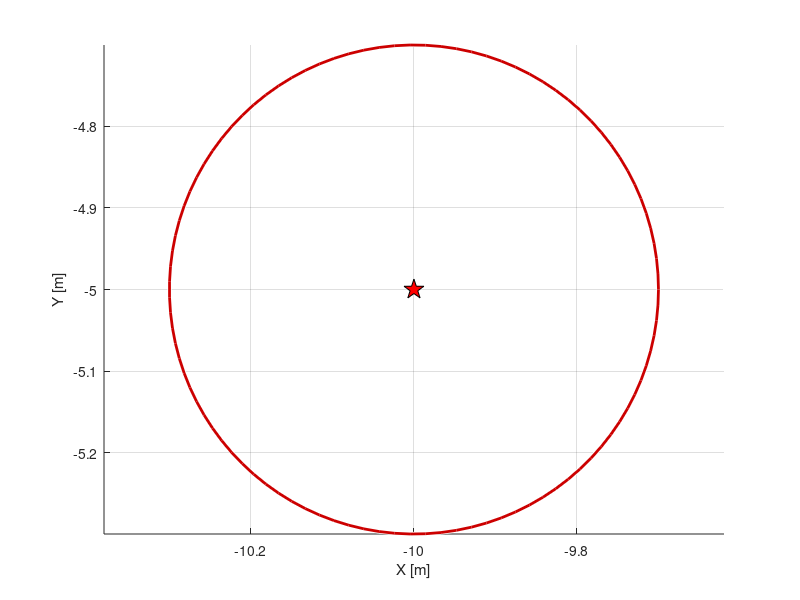

Write MATLAB code to recreate this figure. (Note: this script raises an error after producing the figure.)
%% TEST MULTI-SCENARIO
clear all; clc; close all;

%% CONFIGURAZIONE GLOBALE
% Parametri Modello
L = 1.2; Ts = 0.1; N = 30;

% Target [x; y]
y_target_pos = [-10; -5];

% TUNING
Q = diag([30, 30, 1, 0]);

R = diag([10, 50]);

C = eye(4);

% Vincoli acc/decc
du_min    = [-0.5; -0.1];
du_max    = [ 0.5;  0.1];

% Soglie di Stop
STOP_DIST      = 0.30;
TOLERANCE_POS  = 0.20;
RAMP_DIST      = 5.0;

%% DEFINIZIONE SCENARI
scenarios = [
    15,  20,  180;
    -20,  20, -90;
    -25, -15,   0;
    10, -20,  90;
    -5,   5, -45;
    -15,  -5,   0;
    -10, -15,  90;
    0,  -5, 180;
    ];

num_scenarios = size(scenarios, 1);
results = [];

figure('Color','w', 'Name', 'Asservimento Target Statico');
hold on; grid on; axis equal;
xlabel('X [m]'); ylabel('Y [m]');
viscircles(y_target_pos', STOP_DIST, 'Color', [0.8 0 0], 'LineStyle', '-');
plot(y_target_pos(1), y_target_pos(2), 'pk', 'MarkerSize', 15, 'MarkerFaceColor', 'r');

fprintf('Avvio Test \n\n');

%% CICLO DI SIMULAZIONE
for s = 1:num_scenarios
    sx = scenarios(s, 1); sy = scenarios(s, 2); st = deg2rad(scenarios(s, 3));
    x_current = [sx; sy; st; 0];
    u_prev    = [0; 0];

    history_x = [];
    converged = false;
    steps_taken = 0;

    % Congelo l'angolo finale
    final_approach_angle = 0;
    freeze_angle = false;

    fprintf('Scenario %d/%d...', s, num_scenarios);

    for t = 1:2000
        dist = norm(x_current(1:2) - y_target_pos);

        %DEADZONE
        if dist < TOLERANCE_POS
            u_opt = [0; 0];
            if t > 10 && norm(u_prev) < 0.05 && dist < STOP_DIST
                converged = true; steps_taken = t; break;
            end
        else
            % Calcolo Vettore Direzione
            dx_t = y_target_pos(1) - x_current(1);
            dy_t = y_target_pos(2) - x_current(2);

            %  Calcolo Angolo Desiderato (Punta sempre al target)
            if dist > 1.0
                desired_theta = atan2(dy_t, dx_t);
                final_approach_angle = desired_theta;
            else
                desired_theta = final_approach_angle;
            end
            current_y_ref = [y_target_pos(1); y_target_pos(2); desired_theta; 0];

            if dist > RAMP_DIST
                v_target = 3.0;
            else
                v_target = 0.2 + (3.0 - 0.2) * (dist / RAMP_DIST);
            end

            curr_u_max = [v_target;  0.2];
            curr_u_min = [-v_target; -0.2];

            % MPC
            delta_th = x_current(3) - desired_theta;
            delta_th_norm = atan2(sin(delta_th), cos(delta_th));

            x_mpc = x_current;
            x_mpc(3) = desired_theta + delta_th_norm;

            y_ref_Long = reshape(repmat(current_y_ref, 1, N), [], 1);

            try
                [u_opt, ~] = MPC_Linear(x_mpc, u_prev, y_ref_Long, N, Ts, L, Q, R,curr_u_min, curr_u_max, du_min, du_max, C);
            catch
                u_opt = u_prev;
            end
        end

        % Fisica
        dxdt = Car_Like_Model(x_current, u_opt, L);
        x_current = x_current + dxdt * Ts;
        u_prev = u_opt;
        history_x = [history_x; x_current'];
        if t == 2000, steps_taken = 2000; end
    end

    % Salvataggio
    final_err_pos = norm(x_current(1:2) - y_target_pos);
    results = [results; s, converged, steps_taken, final_err_pos];

    % Plotting
    if converged
        plot(history_x(:,1), history_x(:,2), 'b-', 'LineWidth', 1.2);
        plot(sx, sy, 'go', 'MarkerSize', 6, 'LineWidth', 2);
        fprintf(' OK (Err: %.3fm)\n', final_err_pos);
    else
        plot(history_x(:,1), history_x(:,2), 'r--', 'LineWidth', 1.5);
        plot(sx, sy, 'rx', 'MarkerSize', 8, 'LineWidth', 2);
        fprintf(' FAIL\n');
    end
    drawnow;
end

%% REPORT
fprintf('\n======================================================\n');
fprintf('======================================================\n');
fprintf('| # | Start [X, Y]   | Status     | Steps | Err [m] |\n');
fprintf('|---|----------------|------------|-------|---------|\n');
for k = 1:num_scenarios
    st_str = 'FAILED'; if results(k, 2) == 1, st_str = 'SUCCESS'; end
    fprintf('| %d | [%5.1f, %5.1f] | %-10s | %5d | %7.4f |\n', ...
        results(k,1), scenarios(k,1), scenarios(k,2), st_str, results(k,3), results(k,4));
end